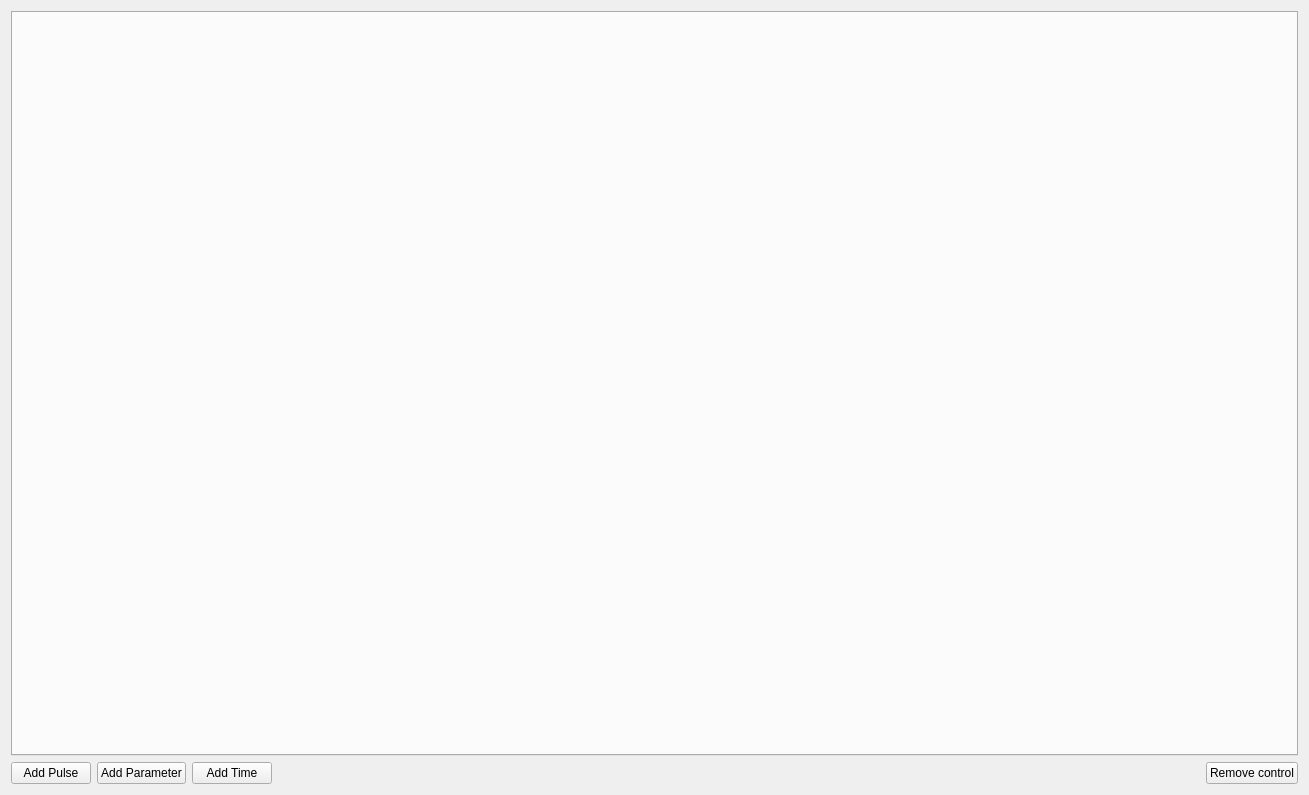
<?xml version="1.0" encoding="UTF-8"?>
<ui version="4.0">
 <class>Form</class>
 <widget class="QWidget" name="Form">
  <property name="geometry">
   <rect>
    <x>0</x>
    <y>0</y>
    <width>1309</width>
    <height>795</height>
   </rect>
  </property>
  <property name="windowTitle">
   <string>Form</string>
  </property>
  <layout class="QVBoxLayout" name="verticalLayout">
   <item>
    <widget class="QTabWidget" name="controls_tab"/>
   </item>
   <item>
    <layout class="QHBoxLayout" name="horizontalLayout">
     <item>
      <widget class="QPushButton" name="add_pulse_button">
       <property name="text">
        <string>Add Pulse</string>
       </property>
      </widget>
     </item>
     <item>
      <widget class="QPushButton" name="add_parameter_button">
       <property name="text">
        <string>Add Parameter</string>
       </property>
      </widget>
     </item>
     <item>
      <widget class="QPushButton" name="add_time_button">
       <property name="text">
        <string>Add Time</string>
       </property>
      </widget>
     </item>
     <item>
      <spacer name="horizontalSpacer">
       <property name="orientation">
        <enum>Qt::Horizontal</enum>
       </property>
       <property name="sizeHint" stdset="0">
        <size>
         <width>40</width>
         <height>20</height>
        </size>
       </property>
      </spacer>
     </item>
     <item>
      <widget class="QPushButton" name="remove_control_button">
       <property name="text">
        <string>Remove control</string>
       </property>
      </widget>
     </item>
    </layout>
   </item>
  </layout>
 </widget>
 <resources/>
 <connections/>
</ui>
